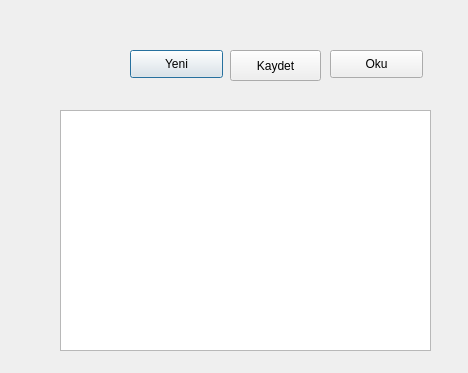
<?xml version="1.0" encoding="UTF-8"?>
<ui version="4.0">
 <class>Dialog</class>
 <widget class="QDialog" name="Dialog">
  <property name="geometry">
   <rect>
    <x>0</x>
    <y>0</y>
    <width>468</width>
    <height>373</height>
   </rect>
  </property>
  <property name="windowTitle">
   <string>Dialog</string>
  </property>
  <widget class="QPushButton" name="btnYeni">
   <property name="geometry">
    <rect>
     <x>130</x>
     <y>50</y>
     <width>93</width>
     <height>28</height>
    </rect>
   </property>
   <property name="text">
    <string>Yeni</string>
   </property>
   <property name="icon">
    <iconset>
     <normalon>:/dosyalar/images/file.png</normalon>
    </iconset>
   </property>
  </widget>
  <widget class="QPushButton" name="btnOku">
   <property name="geometry">
    <rect>
     <x>330</x>
     <y>50</y>
     <width>93</width>
     <height>28</height>
    </rect>
   </property>
   <property name="text">
    <string>Oku</string>
   </property>
   <property name="icon">
    <iconset>
     <normalon>:/dosyalar/images/folder.png</normalon>
    </iconset>
   </property>
  </widget>
  <widget class="QPushButton" name="btnKaydet">
   <property name="geometry">
    <rect>
     <x>230</x>
     <y>50</y>
     <width>91</width>
     <height>31</height>
    </rect>
   </property>
   <property name="text">
    <string>Kaydet</string>
   </property>
   <property name="icon">
    <iconset>
     <normalon>:/dosyalar/images/disk.png</normalon>
    </iconset>
   </property>
  </widget>
  <widget class="QPlainTextEdit" name="txtMetin">
   <property name="geometry">
    <rect>
     <x>60</x>
     <y>110</y>
     <width>371</width>
     <height>241</height>
    </rect>
   </property>
  </widget>
  <widget class="QDialogButtonBox" name="buttonBox">
   <property name="geometry">
    <rect>
     <x>170</x>
     <y>330</y>
     <width>251</width>
     <height>28</height>
    </rect>
   </property>
   <property name="standardButtons">
    <set>QDialogButtonBox::NoButton</set>
   </property>
  </widget>
 </widget>
 <resources/>
 <connections/>
</ui>
